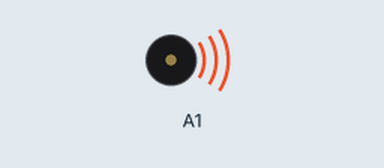
Bench run of a sketch on a simulated Arduino Uno, built with avr-gcc and run on an emulated ATmega328P. Shown: buzzer (waves = sounding).

Above: at 0.1 s.
At 16.1 s:
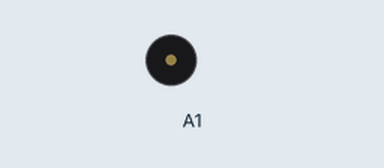
Timing chart, 0 to 17.6 s (numbered marks = the images above):
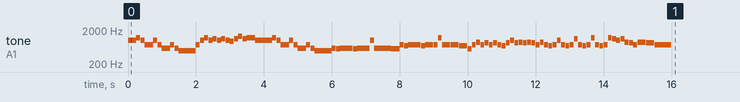

The sketch:

Music.ino
```cpp
#include "Notes.cpp"

const class Notes notes;
int second = 2000;
int whole = second;
int half = whole / 2;
int quarter = whole / 4;
int eighth = whole / 8;
int sixteenth = whole / 16;

void playNote(int note, int noteLength){
  tone(A1, note, noteLength - 10);
  delay(noteLength);
}

void setup() {
  // put your setup code here, to run once:
  pinMode(A0, INPUT);
  pinMode(A1, OUTPUT);

  playNote(notes.B_2, eighth);
  playNote(notes.D_3, sixteenth);
  playNote(notes.B_2, sixteenth);

  playNote(notes.Fs_2, eighth);
  playNote(notes.B_2, sixteenth);
  playNote(notes.Fs_2, sixteenth);
  playNote(notes.D_2, eighth);
  playNote(notes.Fs_2, sixteenth);
  playNote(notes.D_2, sixteenth);

  playNote(notes.B_1, quarter);
  playNote(notes.Fs_2, sixteenth);
  playNote(notes.B_2, sixteenth);
  playNote(notes.D_3, sixteenth);
  playNote(notes.B_2, sixteenth);

  playNote(notes.Cs_3, sixteenth);
  playNote(notes.B_2, sixteenth);
  playNote(notes.Cs_3, sixteenth);
  playNote(notes.B_2, sixteenth);
  playNote(notes.As_2, sixteenth);
  playNote(notes.Cs_3, sixteenth);
  playNote(notes.E_3, sixteenth);
  playNote(notes.Cs_3, sixteenth);

  playNote(notes.D_3, eighth);
  playNote(notes.B_2, eighth);
  playNote(notes.B_2, eighth);
  playNote(notes.D_3, sixteenth);
  playNote(notes.B_2, sixteenth);

  playNote(notes.Fs_2, eighth);
  playNote(notes.B_2, sixteenth);
  playNote(notes.Fs_2, sixteenth);
  playNote(notes.D_2, eighth);
  playNote(notes.Fs_2, sixteenth);
  playNote(notes.D_2, sixteenth);

  playNote(notes.B_1, quarter);
  playNote(notes.D_2, sixteenth);
  playNote(notes.Cs_2, sixteenth);
  playNote(notes.D_2, eighth);

  playNote(notes.D_2, sixteenth);
  playNote(notes.Cs_2, sixteenth);
  playNote(notes.D_2, eighth);
  playNote(notes.D_2, sixteenth);
  playNote(notes.B_2, sixteenth);
  playNote(notes.D_2, eighth);

  playNote(notes.D_2, eighth);
  playNote(notes.Cs_2, eighth);
  playNote(notes.Fs_2, sixteenth);
  playNote(notes.F_2, sixteenth);
  playNote(notes.Fs_2, eighth);

  playNote(notes.Fs_2, sixteenth);
  playNote(notes.F_2, sixteenth);
  playNote(notes.Fs_2, eighth);
  playNote(notes.Fs_2, sixteenth);
  playNote(notes.D_3, sixteenth);
  playNote(notes.Fs_2, eighth);

  playNote(notes.Fs_2, eighth);
  playNote(notes.F_2, eighth);
  playNote(notes.Cs_2, sixteenth);
  playNote(notes.Fs_2, sixteenth);
  playNote(notes.A_2, sixteenth);
  playNote(notes.Fs_2, sixteenth);

  playNote(notes.Gs_2, sixteenth);
  playNote(notes.Fs_2, sixteenth);
  playNote(notes.Gs_2, sixteenth);
  playNote(notes.Fs_2, sixteenth);
  playNote(notes.F_2, sixteenth);
  playNote(notes.Gs_2, sixteenth);
  playNote(notes.B_2, sixteenth);
  playNote(notes.Gs_2, sixteenth);

  playNote(notes.A_2, sixteenth);
  playNote(notes.Gs_2, sixteenth);
  playNote(notes.A_2, sixteenth);
  playNote(notes.Gs_2, sixteenth);
  playNote(notes.Fs_2, sixteenth);
  playNote(notes.A_2, sixteenth);
  playNote(notes.Fs_2, sixteenth);
  playNote(notes.F_2, sixteenth);

  playNote(notes.Fs_2, sixteenth);
  playNote(notes.B_2, sixteenth);
  playNote(notes.Fs_2, sixteenth);
  playNote(notes.F_2, sixteenth);
  playNote(notes.Fs_2, sixteenth);
  playNote(notes.Cs_3, sixteenth);
  playNote(notes.Fs_2, sixteenth);
  playNote(notes.F_2, sixteenth);

  playNote(notes.Fs_2, sixteenth);
  playNote(notes.D_3, sixteenth);
  playNote(notes.Fs_2, sixteenth);
  playNote(notes.F_2, sixteenth);
  playNote(notes.Fs_2, sixteenth);
  playNote(notes.D_3, sixteenth);
  playNote(notes.Cs_3, sixteenth);
  playNote(notes.B_2, sixteenth);

  playNote(notes.Cs_3, sixteenth);
  playNote(notes.A_2, sixteenth);
  playNote(notes.Gs_2, sixteenth);
  playNote(notes.Fs_2, sixteenth);
  playNote(notes.A_2, eighth);
  playNote(notes.Gs_2, eighth);

  playNote(notes.Fs_2, quarter);


}


void loop() {
  // put your main code here, to run repeatedly:

}
```

Notes.cpp
```cpp
class Notes{
    public:
     const float E_5 = 5274.00;
     const float Ds_5 = 4978.00;
     const float D_5 = 4698.40;
     const float Cs_5 = 4434.80;
     const float C_5 = 4186.00;
     const float B_4 = 3951.00;
     const float As_4 = 3729.20;
     const float A_4 = 3440.00;
     const float Gs_4 = 3332.40;
     const float G_4 = 3136.00;
     const float Fs_4 = 2960.00;
     const float F_4 = 2793.80;
     const float E_4 = 2637.00;
     const float Ds_4 = 2489.00;
     const float D_4 = 2349.20;
     const float Cs_4 = 2217.40;
     const float C_4 = 2093.00;
     const float B_3 = 1975.50;
     const float As_3 = 1864.60;
     const float A_3 = 1720.00;
     const float Gs_3 = 1661.20;
     const float G_3 = 1568.00;
     const float Fs_3 = 1480.00;
     const float F_3 = 1396.90;
     const float E_3 = 1318.50;
     const float Ds_3 = 1244.50;
     const float D_3 = 1174.60;
     const float Cs_3 = 1108.70;
     const float C_3 = 1046.50;
     const float B_2 = 987.75;
     const float As_2 = 932.32;
     const float A_2 = 880.00;
     const float Gs_2 = 830.60;
     const float G_2 = 784.00;
     const float Fs_2 = 739.98;
     const float F_2 = 698.46;
     const float E_2 = 659.26;
     const float Ds_2 = 622.26;
     const float D_2 = 587.32;
     const float Cs_2 = 554.36;
     const float C_2 = 523.25;
     const float B_1 = 493.88;
     const float As_1 = 466.16;
     const float A_1 = 440.00;
     const float Gs_1 = 415.30;
     const float G_1 = 392.00;
     const float Fs_1 = 369.99;
     const float F_1 = 349.23;
     const float E_1 = 329.63;
     const float Ds_1 = 311.13;
     const float D_1 = 293.66;
     const float Cs_1 = 277.18;
     const float C_1 = 261.63;
     const float B_00 = 246.96;
     const float As_00 = 233.08;
     const float A_00 = 220.00;
     const float Gs_00 = 207.00;
     const float G_00 = 196.00;
     const float Fs_00 = 185.00;
     const float F_00 = 174.62;
     const float E_00 = 164.81;
     const float Ds_00 = 155.56;
     const float D_00 = 147.83;
     const float Cs_00 = 138.59;
     const float C_00 = 130.82;
     const float B_01 = 123.48;
     const float As_01 = 116.54;
     const float A_01 = 110.00;
     const float Gs_01 = 103.80;
     const float G_01 = 98.00;
     const float Fs_01 = 92.50;
     const float F_01 = 87.31;
     const float E_01 = 82.41;
     const float Ds_01 = 77.78;
     const float D_01 = 73.91;
     const float Cs_01 = 69.30;
     const float C_01 = 65.41;
     const float B_02 = 61.74;
     const float As_02 = 58.26;
     const float A_02 = 55.00;
     const float Gs_02 = 51.90;
     const float G_02 = 49.00;
     const float Fs_02 = 46.25;
     const float F_02 = 43.65;
     const float E_02 = 41.21;
     const float Ds_02 = 38.88;
     const float D_02 = 36.95;
     const float Cs_02 = 34.65;
     const float C_02 = 32.70;
     const float B_03 = 30.87;
     const float As_03 = 29.13;
     const float A_03 = 27.50;
     const float Gs_03 = 25.95;
     const float G_03 = 24.50;
     const float Fs_03 = 23.12;
     const float F_03 = 21.82;
     const float E_03 = 20.61;
};
```
